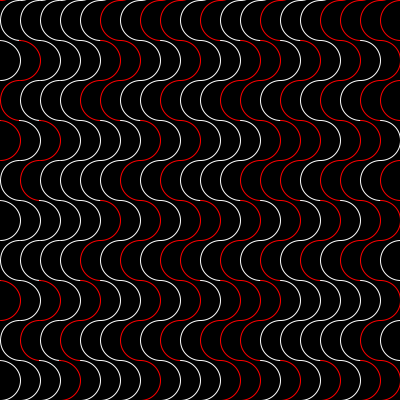
Frame 1 (no input)
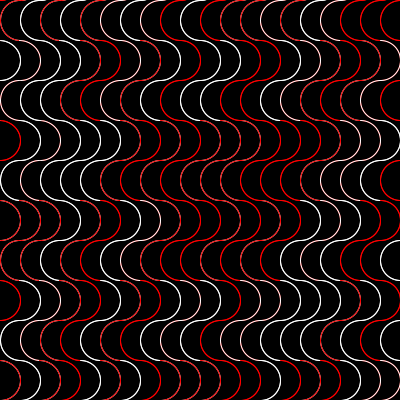
Frame 2 (the mouse pressed at the canvas centre, redrawn once)

The Processing sketch that drew these frames (run headless with seeded random() and noise(); the mouse was pressed at the canvas centre and the sketch redrawn once):

// Processing sketch: processing_38999
// ── processing_38999.pde

void setup() {
  size(400, 400);
  smooth();
  noFill();
  background(0);
}


//This draws the arcs with a 50% chance of either red or white.
void draw() {
  for (int x=0; x<=width; x+=20) { 
    for (int y=0; y<=height; y+=80) {
      if (random(2)>1) { 
        stroke(255, 0, 0);
        arcs(x, y);
      }
      else {
        stroke(255);
        arcs(x, y);
      }
    }
  }
  noLoop();
}

//This draws the arcs.
void arcs(float x, float y) {
  pushMatrix();
  translate(x, y);
  arc(0, -20, 40, 40, -PI/2, PI/2);
  arc(0, 20, 40, 40, PI/2, (TWO_PI)-PI/2);
  popMatrix();
}
